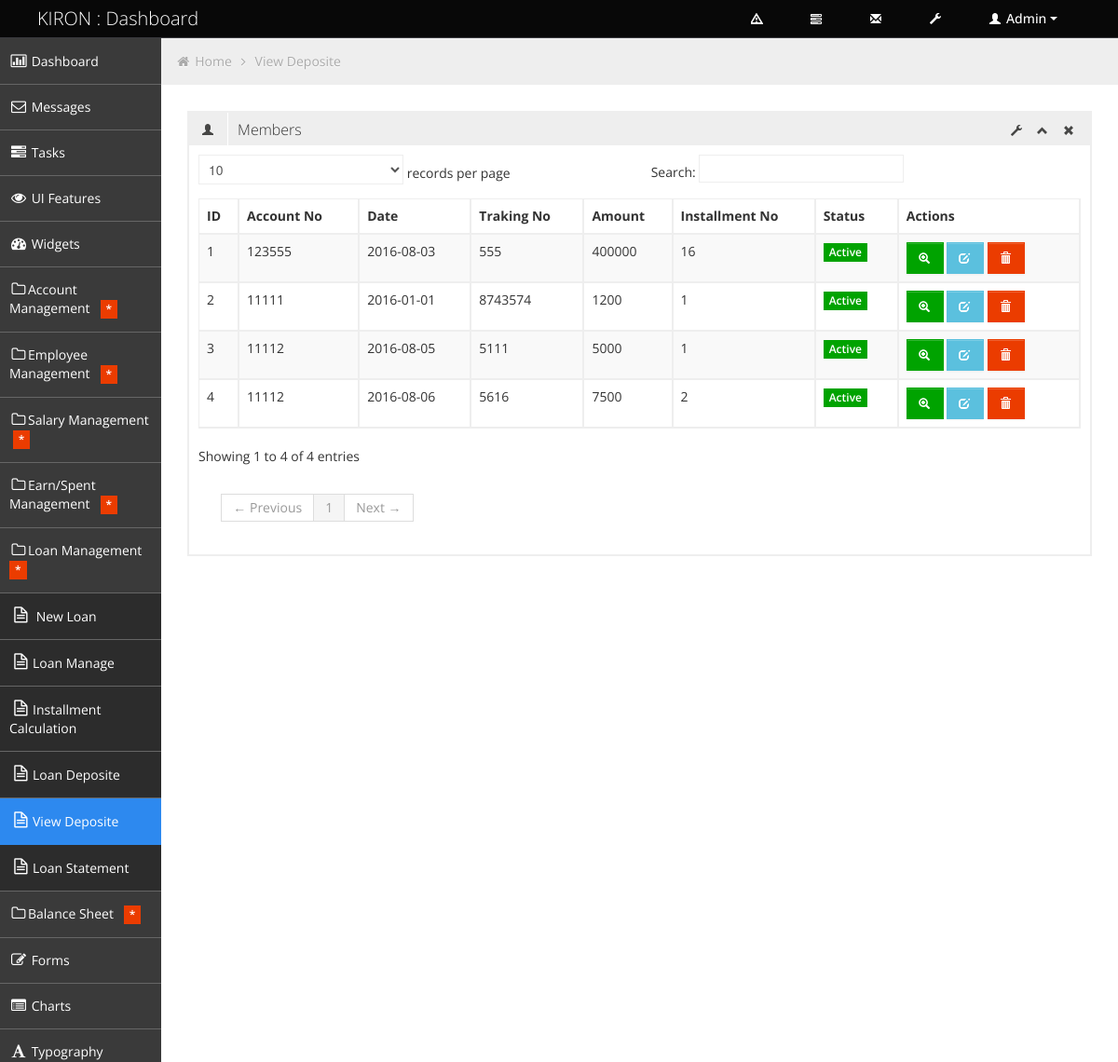
Screenshot of /management/view_loan_deposit.php with the database file from the repository.
### tables this page shows
CREATE TABLE `installment_deposite` (
  `id` int(11) NOT NULL,
  `account_no` varchar(50) NOT NULL,
  `date` date NOT NULL,
  `traking_no` int(11) NOT NULL,
  `amount` varchar(100) NOT NULL,
  `installment_no` varchar(100) NOT NULL
);

### management/view_loan_deposit.php (the view, shortened to what this page needs)
<!DOCTYPE html>
<html lang="en">
<head>
	<link id="bootstrap-style" href="css/bootstrap.min.css" rel="stylesheet">
	<link href="css/bootstrap-responsive.min.css" rel="stylesheet">
	<link id="base-style" href="css/style.css" rel="stylesheet">
	<link id="base-style-responsive" href="css/style-responsive.css" rel="stylesheet">
</head>
<body>
	<div class="navbar">
		<div class="navbar-inner">
			<div class="container-fluid">
				<a class="brand" href="index.php"><span>KIRON : Dashboard</span></a>
				<div class="nav-no-collapse header-nav">
					<ul class="nav pull-right">
						<li class="dropdown hidden-phone">
							<a class="btn dropdown-toggle" data-toggle="dropdown" href="#">
							</a>
						</li>
						<li class="dropdown hidden-phone">
							<a class="btn dropdown-toggle" data-toggle="dropdown" href="#">
							</a>
						</li>
						<li class="dropdown hidden-phone">
							<a class="btn dropdown-toggle" data-toggle="dropdown" href="#">
								<i class="halflings-icon white envelope"></i>
							</a>
						</li>
						<li>
							<a class="btn" href="#">
								<i class="halflings-icon white wrench"></i>
							</a>
						</li>
						<li class="dropdown">
							<a class="btn dropdown-toggle" data-toggle="dropdown" href="#">
								<i class="halflings-icon white user"></i> Admin
								<span class="caret"></span>
							</a>
						</li>
					</ul>
				</div>
			</div>
		</div>
	</div>
		<div class="container-fluid-full">
		<div class="row-fluid">
			<div id="sidebar-left" class="span2">
				<div class="nav-collapse sidebar-nav">
					<ul class="nav nav-tabs nav-stacked main-menu">
						<li><a href="index.php"><i class="icon-bar-chart"></i><span class="hidden-tablet"> Dashboard</span></a></li>
						<li><a href="messages.html"><i class="icon-envelope"></i><span class="hidden-tablet"> Messages</span></a></li>
						<li><a href="tasks.html"><i class="icon-tasks"></i><span class="hidden-tablet"> Tasks</span></a></li>
						<li><a href="ui.html"><i class="icon-eye-open"></i><span class="hidden-tablet"> UI Features</span></a></li>
						<li><a href="widgets.html"><i class="icon-dashboard"></i><span class="hidden-tablet"> Widgets</span></a></li>
						<li>
							<?php include('account_management.php');?>
						</li>
                        <li>
							<?php include('employee_management.php');?>
						</li>
                        <li>
							<?php include('salary_management.php');?>
						</li>
                        <li>
							<?php include('earn_spent_management.php');?>
						</li>
                        <li>
							<?php include('loan_management.php');?>
						</li>
                        <li>
							<?php include('balance_sheet_management.php');?>
						</li>
						<li><a href="form.html"><i class="icon-edit"></i><span class="hidden-tablet"> Forms</span></a></li>
						<li><a href="chart.html"><i class="icon-list-alt"></i><span class="hidden-tablet"> Charts</span></a></li>
						<li><a href="typography.html"><i class="icon-font"></i><span class="hidden-tablet"> Typography</span></a></li>
					</ul>
				</div>
			</div>
			<div id="content" class="span10">
			<ul class="breadcrumb">
				<li>
					<i class="icon-home"></i>
					<a href="index.php">Home</a>
					<i class="icon-angle-right"></i>
				</li>
				<li><a href="#">View Deposite</a></li>
			</ul>
	<?php
require('db_config.php');
 $sql =	"SELECT * FROM installment_deposite";
 $result = mysqli_query($mysqli,$sql);
 ?>
  <div class="row-fluid sortable">
				<div class="box span12">
					<div class="box-header" data-original-title>
						<h2><i class="halflings-icon user"></i><span class="break"></span>Members</h2>
						<div class="box-icon">
							<a href="#" class="btn-setting"><i class="halflings-icon wrench"></i></a>
							<a href="#" class="btn-minimize"><i class="halflings-icon chevron-up"></i></a>
							<a href="#" class="btn-close"><i class="halflings-icon remove"></i></a>
						</div>
					</div>
					<div class="box-content">
 <table border="2" class="table table-striped table-bordered bootstrap-datatable datatable">
  <thead>
 <tr><th>ID</th><th>Account No</th><th>Date</th><th>Traking No</th><th> Amount</th><th>Installment No</th><th>Status</th><th>Actions</th></tr>
</thead>
 <tbody>
<?php
 while($data = mysqli_fetch_array($result)){
 ?>
	 <tr>
	<td><?php echo $data['id']?></td>
     <td><?php echo $data['account_no']?></td>
     <td><?php echo $data['date']?></td>
     <td><?php echo $data['traking_no']?></td>
     <td><?php echo $data['amount']?></td>
	  <td><?php echo $data['installment_no']?></td>
	    <td class="center">
									<span class="label label-success">Active</span>
								</td>
								<td class="center">
									<a class="btn btn-success" href="#">
										<i class="halflings-icon white zoom-in"></i>
									</a>
									<a class="btn btn-info" href="edit_loan_deposite.php?id=<?php echo $data['id'] ?>">
										<i class="halflings-icon white edit"></i>
									</a>
									<a class="btn btn-danger" href="delete_loan_deposite.php?id=<?php echo $data['id'] ?>">
										<i class="halflings-icon white trash"></i>
									</a>
								</td>
                 <?php }
?>	</tbody>
				 </table>
					</div>
	 </div>
			</div>
	</div>
		</div>
</body>
</html>

### management/css/style-responsive.css (style rules this page uses)
@media (min-width: 1200px) { .container-fluid-full { overflow: hidden; position: relative; height: 100%; } }
@media (min-width: 1200px) { #content { width: 85.578%; padding: 28px; margin: 0px 0px; margin-left: 14.422% !important; } }
@media (min-width: 1200px) { #sidebar-left { background: #3A3A3A; margin-left: 0px !important; position: absolute; height: 100%; } }
@media (min-width: 1200px) { .sidebar-nav > ul { margin: 0px; } }

### management/css/halflings.css (style rules this page uses)
html, html .halflings { -webkit-font-smoothing: antialiased !important; }
.halflings-icon { display: inline-block; width: 14px; height: 14px; line-height: 14px; vertical-align: text-top; background-image: url(../img/glyphicons_halflings.svg); background-position: 0 0; background-repeat: no-repeat; vertical-align: top; *display: inline; *zoom: 1; *margin-right: .3em; }
.halflings-icon.white { background-image: url(../img/glyphicons_halflings-white.svg); }
.halflings-icon.envelope { background-position: -72px 0; }
.halflings-icon.user { background-position: -168px 0; }
.halflings-icon.remove { background-position: -312px 0; }
.halflings-icon.zoom-in { background-position: -336px 0; }
.halflings-icon.trash { background-position: -456px 0; }
.halflings-icon.edit { background-position: -96px -72px; }
.halflings-icon.chevron-up { background-position: -288px -120px; }
.halflings-icon.wrench { background-position: -360px -144px; }

### rows the page displays
installment_deposite: id "1", account_no "123555", date "2016-08-03", traking_no "555", amount "400000", installment_no "16"
installment_deposite: id "2", account_no "11111", date "2016-01-01", traking_no "8743574", amount "1200", installment_no "1"
installment_deposite: id "3", account_no "11112", date "2016-08-05", traking_no "5111", amount "5000", installment_no "1"
installment_deposite: id "4", account_no "11112", date "2016-08-06", traking_no "5616", amount "7500", installment_no "2"
